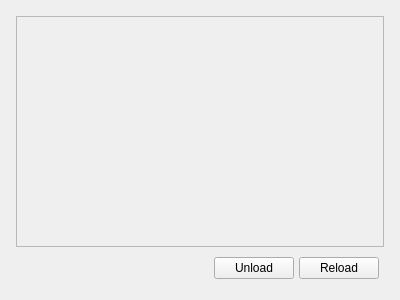
<?xml version="1.0" encoding="UTF-8"?>
<ui version="4.0">
 <class>Form</class>
 <widget class="QWidget" name="Form">
  <property name="geometry">
   <rect>
    <x>0</x>
    <y>0</y>
    <width>400</width>
    <height>300</height>
   </rect>
  </property>
  <property name="windowTitle">
   <string>Form</string>
  </property>
  <layout class="QVBoxLayout" name="verticalLayout_2">
   <item>
    <widget class="QWidget" name="containerModules" native="true">
     <layout class="QVBoxLayout" name="verticalLayout">
      <property name="spacing">
       <number>5</number>
      </property>
      <property name="margin">
       <number>5</number>
      </property>
      <item>
       <widget class="QFrame" name="containerTree">
        <property name="sizePolicy">
         <sizepolicy hsizetype="Preferred" vsizetype="Expanding">
          <horstretch>0</horstretch>
          <verstretch>0</verstretch>
         </sizepolicy>
        </property>
        <property name="frameShape">
         <enum>QFrame::StyledPanel</enum>
        </property>
        <property name="frameShadow">
         <enum>QFrame::Raised</enum>
        </property>
       </widget>
      </item>
      <item>
       <widget class="QWidget" name="toolbar" native="true">
        <layout class="QHBoxLayout" name="horizontalLayout">
         <property name="spacing">
          <number>5</number>
         </property>
         <property name="margin">
          <number>5</number>
         </property>
         <item>
          <spacer name="horizontalSpacer">
           <property name="orientation">
            <enum>Qt::Horizontal</enum>
           </property>
           <property name="sizeHint" stdset="0">
            <size>
             <width>40</width>
             <height>20</height>
            </size>
           </property>
          </spacer>
         </item>
         <item>
          <widget class="QPushButton" name="buttonUnload">
           <property name="text">
            <string>Unload</string>
           </property>
          </widget>
         </item>
         <item>
          <widget class="QPushButton" name="buttonReload">
           <property name="text">
            <string>Reload</string>
           </property>
          </widget>
         </item>
        </layout>
       </widget>
      </item>
     </layout>
    </widget>
   </item>
  </layout>
 </widget>
 <resources/>
 <connections/>
</ui>
